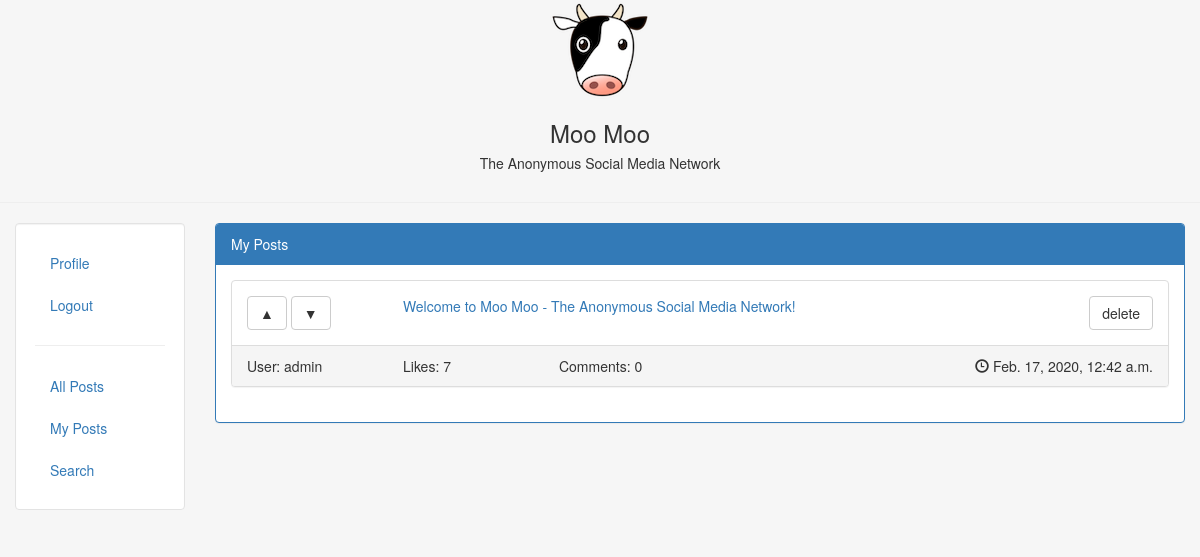
/myposts/ (signed in), run on the app's committed database.
### myapp/models.py (models this page shows, shortened)
class Post(models.Model):
    user = models.ForeignKey(User, on_delete=models.CASCADE)
    body = models.TextField(max_length=200, blank=False)
    date = models.DateTimeField(auto_now_add=True, blank=True)
    votes = models.IntegerField(default=0)
    comments = models.IntegerField(default=0)

### myapp/views.py (the view, shortened to what this page needs)
# urls.py: url(r'^myposts/$', views.myposts, name='myposts'),
def myposts(request):
    posts = Post.objects.filter(user=request.user)
    args = {'posts': posts}
    return render(request, 'myposts.html', args)

### myapp/templates/myposts.html (shortened to what this page needs)
{% extends "base.html" %}
{% block content %}
    <div class="panel panel-primary">
        <div class="panel-heading">My Posts</div>
        <div class="panel-body">
            {% for post in posts %}
                <div class="panel panel-default">
                    <div class="panel-body">
                        <div class="row">
                            <div class="col-md-2">
                                {% if user.is_authenticated %}
                                    <form method="POST">
                                        <div class="text-left">
                                            <input class="btn btn-default" type="submit" name="upvote_post"
                                                   value="&#9650;"/>
                                            <input class="btn btn-default" type="submit" name="downvote_post"
                                                   value="&#9660;"/>
                                        </div>
                                    </form>
                                {% endif %}
                            </div>
                            <div class="col-md-8">
                                <a href="../{{ post.pk }}">{{ post.body }}</a>
                            </div>
                            <div class="col-md-2">
                                {% if user.is_authenticated and post.user == user %}
                                    <form method="POST">
                                        <div class="text-right">
                                            <input class="btn btn-default" type="submit" name="delete_post"
                                                   value="delete"/>
                                        </div>
                                    </form>
                                {% endif %}
                            </div>
                        </div>
                    </div>
                    <div class="panel-footer">
                        <div class="row">
                            <div class="col-sm-2">
                                User: {{ post.user }}
                            </div>
                            <div class="col-sm-2">
                                Likes: {{ post.votes }}
                            </div>
                            <div class="col-sm-2">
                                Comments: {{ post.comments }}
                            </div>
                            <div class="col-sm-6 text-right">
                                <i class="glyphicon glyphicon-time"></i>
                                {{ post.date }}
                            </div>
                        </div>
                    </div>
                </div>
            {% endfor %}
        </div>
    </div>
{% endblock %}

### data on the page
Post: body "Welcome to Moo Moo - The Anonymous Social Media Network!", user "admin", votes "7", comments "0", date "Feb. 17, 2020, 12:42 a.m."
